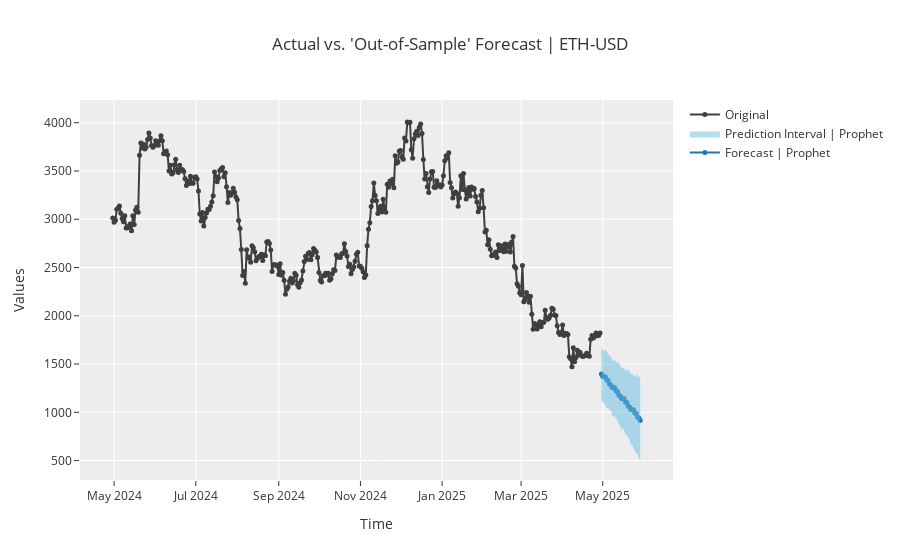

Notebook source saved alongside this figure:
### Code cell
prophet = create_model('prophet')
tuned_prophet = tune_model(prophet)
final_prophet = finalize_model(tuned_prophet)
prophet_predictions = predict_model(final_prophet)
plot_model(final_prophet, plot='forecast')
